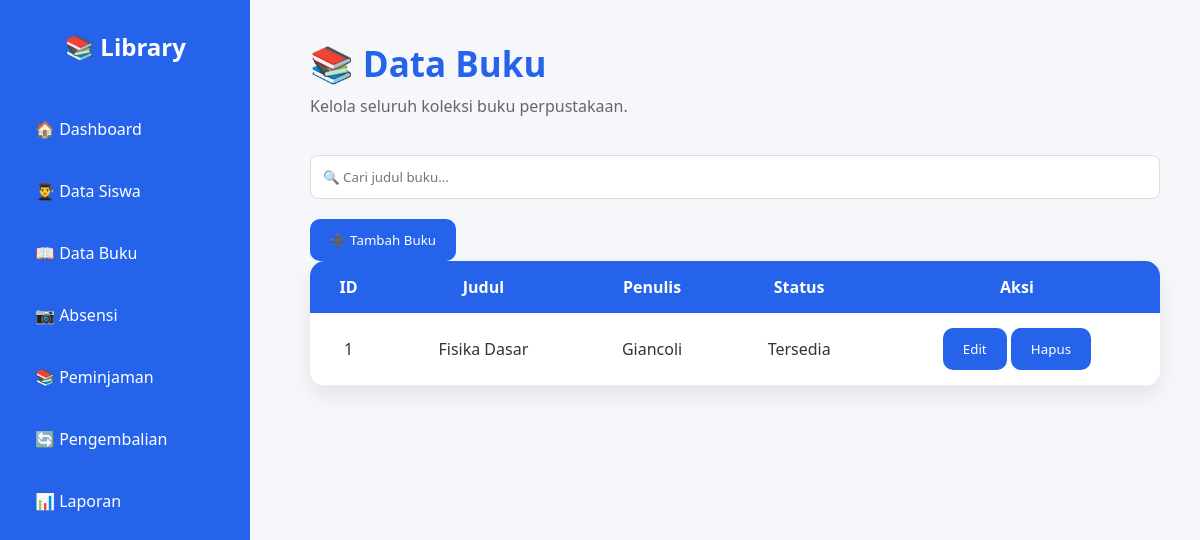
The app's page /buku, older data.
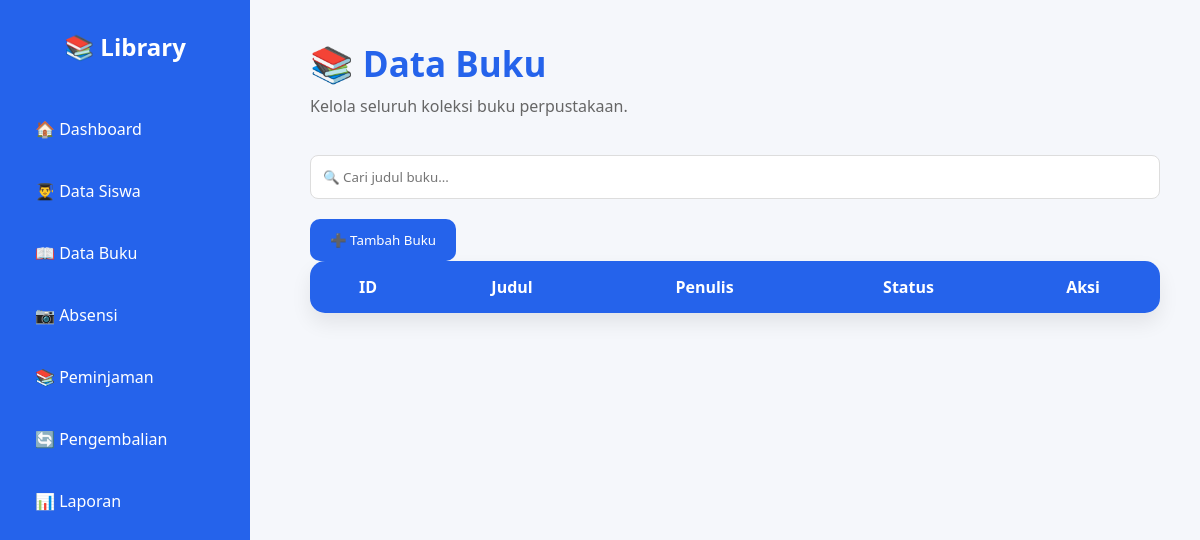
The same page, newer data.
### tables this page shows
CREATE TABLE buku (
        id INTEGER PRIMARY KEY AUTOINCREMENT,
        judul TEXT NOT NULL,
        penulis TEXT,
        status TEXT DEFAULT 'tersedia'
    );

### app.py (the view)
@app.route("/buku")
def buku():
    conn = connect()
    cursor = conn.cursor()
    cursor.execute("""
        SELECT
            id,
            judul,
            penulis,
            status
        FROM buku
        ORDER BY id
    """)
    data = cursor.fetchall()
    conn.close()
    return render_template(
        "buku.html",
        data=data
    )

### database.py (called while the page is built)
def connect():
    return sqlite3.connect(DB_NAME)

### templates/buku.html (shortened to what this page needs)
{% extends "base.html" %}
{% block content %}
<div class="header">
    <h1>📚 Data Buku</h1>
    <p>Kelola seluruh koleksi buku perpustakaan.</p>
</div>
<div class="top-bar">
    <input
        type="text"
        id="searchInput"
        placeholder="🔍 Cari judul buku..."
        onkeyup="searchTable()"
    >
    <button>
        ➕ Tambah Buku
    </button>
</div>
<table id="tabelBuku">
    <thead>
        <tr>
            <th>ID</th>
            <th>Judul</th>
            <th>Penulis</th>
            <th>Status</th>
            <th>Aksi</th>
        </tr>
    </thead>
    <tbody>
        {% for buku in data %}
        <tr>
            <td>{{ buku[0] }}</td>
            <td>{{ buku[1] }}</td>
            <td>{{ buku[2] }}</td>
            <td>
                {% if buku[3] == "tersedia" %}
                    <span class="status tersedia">
                        Tersedia
                    </span>
                {% else %}
                    <span class="status dipinjam">
                        Dipinjam
                    </span>
                {% endif %}
            </td>
            <td>
                <button>Edit</button>
                <button>Hapus</button>
            </td>
        </tr>
        {% endfor %}
    </tbody>
</table>
{% endblock %}

Row changes from the older to the newer data that the page shows:
removed buku: id "1", judul "Fisika Dasar", penulis "Giancoli", status "Tersedia"
